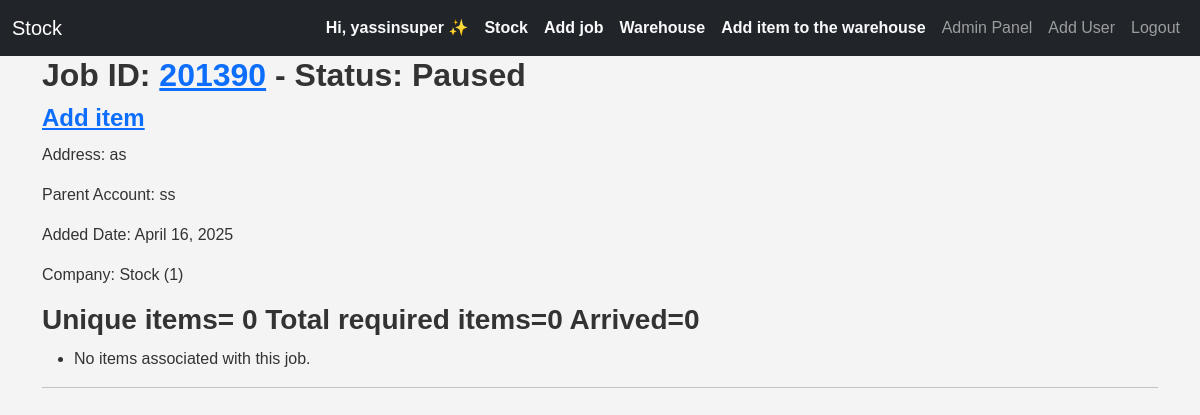
The page / (signed in) on the database as committed earlier.
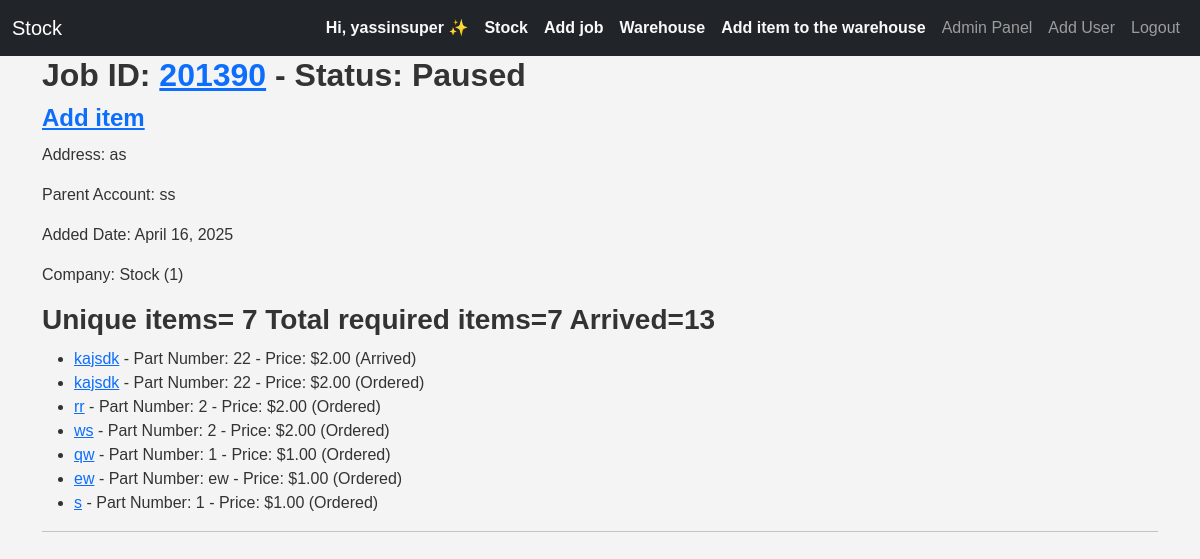
The same page on the database as committed later.
### inventory/models.py (models this page shows, shortened)
class Job(models.Model):
    status_chouces=[
        ('ready', 'Ready'),
        ('paused', 'Paused'),
        ('completed', 'Completed'),
        ('cancelled', 'Cancelled'),
        ('quoted', 'Quoted and waiting')
    ]
    address = models.CharField(max_length=70)
    job_id=models.IntegerField()
    status=models.CharField(choices=status_chouces, max_length=20)
    parent_account=models.CharField(max_length=70)
    added_date=models.DateField(auto_now_add=True)
    company=models.ForeignKey(Company,on_delete=models.CASCADE,related_name="job_company")
    items_arrived=models.BooleanField(default=False, )
    post_code=models.CharField(max_length=10, null=True, blank=True)
    quoted=models.BooleanField(default=False)
    class Meta:
        unique_together = ('job_id', 'company')  # Enforce uniqueness at the company level

class Company(models.Model):
    owner = models.ForeignKey("inventory.CustomUser", on_delete=models.CASCADE, null=True, blank=True,related_name="company_owner")
    employees = models.ManyToManyField('CustomUser', related_name='companies')
    company_name=models.CharField(max_length=70)
    company_email = models.EmailField(max_length=100)
    address=models.TextField()
    phone=models.CharField(max_length=15)
    def __str__(self):
        return self.company_name +" ("+ str(self.id)+") "
    class Meta:
        verbose_name_plural = 'companies'
        ordering = ['company_name']

class Item(models.Model):
    CHOICES=[
        ('ordered', 'Ordered'),
        ('arrived', 'Arrived'),
        ('not_ordered','Not ordered'),
    ]
    job = models.ForeignKey(
        Job,
        on_delete=models.CASCADE,
        null=True,
        blank=True,
        related_name="items"
    )
    name=models.CharField(max_length=70)
    part_number=models.TextField(max_length=30)
    reference=models.TextField(blank=True,null=True,max_length=40)
    price=models.DecimalField(max_digits=10, decimal_places=2)
    supplier=models.CharField(max_length=70)
    status=models.CharField(max_length=20,choices=CHOICES,default="not_ordered")
    company=models.ForeignKey(Company,on_delete=models.CASCADE,related_name="item_company")
    added_date=models.DateTimeField(auto_now_add=True)
    added_by=models.ForeignKey(CustomUser, on_delete=models.DO_NOTHING, null=True, blank=True, related_name="added_by_user")
    is_warehouse_item=models.BooleanField(default=False)
    is_moved_to_warehouse=models.BooleanField(default=False)
    warehouse_quantity=models.PositiveSmallIntegerField(default=0)
    job_quantity=models.PositiveSmallIntegerField(default=0)
    arrived_quantity=models.PositiveSmallIntegerField(default=0)
    is_used=models.BooleanField(default=False)
    notes=models.TextField(null=True, blank=True)

### inventory/views.py (the view)
# urls.py: path('',views.inventory,name='inventory'),
@login_required(login_url='login', redirect_field_name='inventory')
@no_ban
def inventory(request):
    rjobs = Job.objects.annotate(item_count=Count('items')).filter(items_arrived=True).prefetch_related('items')
    items=Item.objects.filter(company=request.user.company)
    rjobs=Job.objects.filter(company=request.user.company)
    context={'rjobs':rjobs,
            'items':items,
            }
    return render(request,'inventory/inventory.html',context)

### inventory/templatetags/custom_tags.py (called while the page is built)
@register.filter
def is_admin(user):
    if user.groups.filter(name='Admin').exists() or user.company.owner==user:
        return True
    return False

@register.filter
def is_owner(user):
    if user.is_authenticated and user.company.owner==user:
        return True
    return False

@register.filter
def total_quantity(job):
    total_quantity = 0
    for item in job.items.all():
        total_quantity =total_quantity+item.job_quantity
    return total_quantity

@register.filter
def total_arrived_quantity(job):
    total_arrived_quantity = 0
    for item in job.items.all():
        total_arrived_quantity = total_arrived_quantity+item.arrived_quantity
    return total_arrived_quantity

### templates/inventory/inventory.html (shortened to what this page needs)
{% extends 'inventory/base.html' %}
{% load static %}
{% load custom_tags %}
{% block body %}
  {% if rjobs %}
    {% for job in rjobs %}
      {% if job.status != 'ready' and job.items_arrived and job.status != 'completed' %}
        <h2>Job ID: <a href="{% url 'update_job' job.job_id %}">{{ job.job_id }}</a> - Status: {{ job.get_status_display }} <small>"Required parts have arrived but the job isn't marked as Ready"</small></h2>
      {% elif job.status == 'ready' and not job.items_arrived %}
        <h2>Job ID: <a href="{% url 'update_job' job.job_id %}">{{ job.job_id }}</a> - Status: {{ job.get_status_display }} <small>"Required parts have not arrived but the job is marked as Ready"</small></h2>
      {% else %}
        <h2>Job ID: <a href="{% url 'update_job' job.job_id %}">{{ job.job_id }}</a> - Status: {{ job.get_status_display }}</h2>
        <h4><a href="{% url 'item_add' job.job_id %}">Add item</a></h4>
      {% endif %}
      <p>Address: {{ job.address }}</p>
      <p>Parent Account: {{ job.parent_account }}</p>
      <p>Added Date: {{ job.added_date }}</p>
      <p>Company: {{ job.company }}</p>
      <h3>Unique items= {{ job.items.count }} Total required items={{ job|total_quantity }} Arrived={{ job|total_arrived_quantity }}</h3>
      <ul>
        {% for item in job.items.all %}
          <li>
            <a href="{% url 'update_item' item.id %}">{{ item.name }}</a> - Part Number: {{ item.part_number }} - Price: ${{ item.price }}
            ({{ item.get_status_display }})
          </li>
        {% empty %}
          <li>No items associated with this job.</li>
        {% endfor %}
      </ul>
      <hr />
    {% endfor %}
  {% endif %}
  <link rel="stylesheet" href="{% static 'css/style.css' %}" />
{% endblock %}

Rows that differ between the two databases and show on the page:
changed Job "Paused": gains Item (name "kajsdk", part_number "22", price "2.00", status "Arrived"); gains Item (name "kajsdk", part_number "22", price "2.00", status "Ordered"); gains Item (name "rr", part_number "2", price "2.00", status "Ordered"); items.count "0" → "7"; id.job_quantity "0" → "7"; id.arrived_quantity "0" → "13"; no longer shows "No items associated with this job."
added Item: name "ws", part_number "2", price "2.00", status "Ordered"
added Item: name "qw", part_number "1", price "1.00", status "Ordered"
added Item: name "ew", part_number "ew", price "1.00", status "Ordered"
added Item: name "s", part_number "1", price "1.00", status "Ordered"
